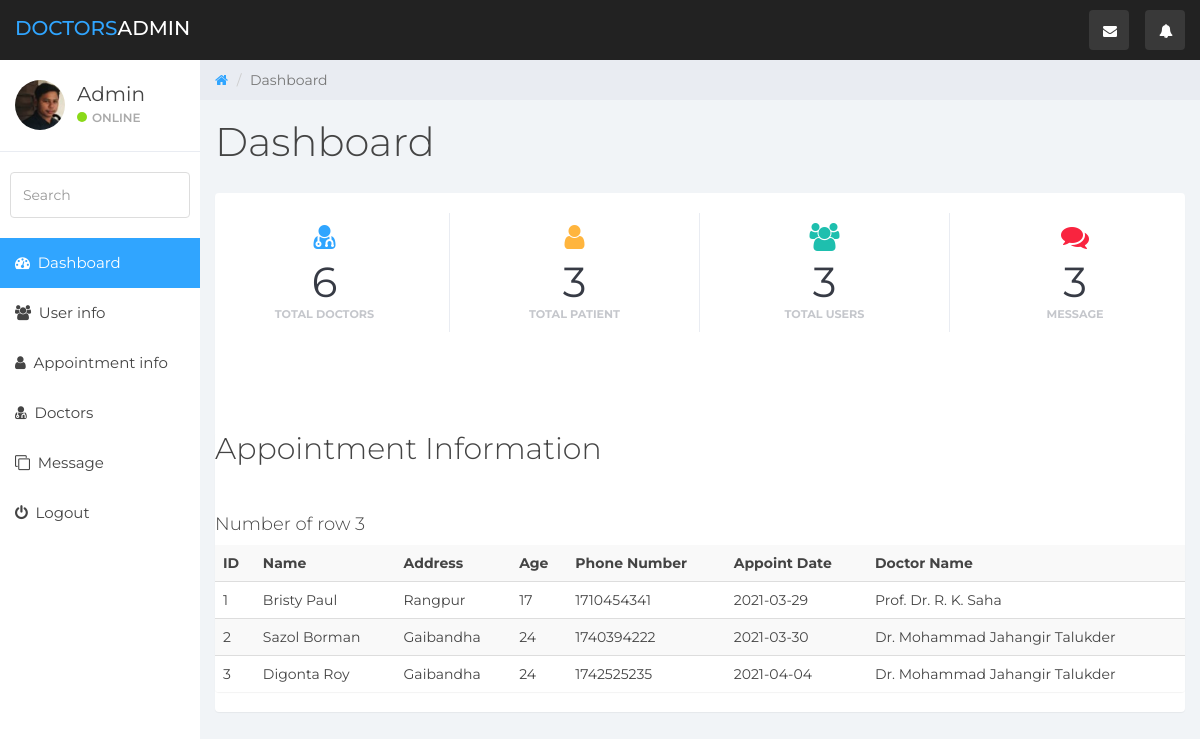
Page /admin/appointmentinfo.php (signed in) on the committed database.
### tables this page shows
CREATE TABLE `appointmentinfo` (
  `id` int(100) NOT NULL,
  `name` varchar(100) NOT NULL,
  `address` varchar(255) NOT NULL,
  `age` int(100) NOT NULL,
  `pnumber` int(100) NOT NULL,
  `date` date NOT NULL,
  `doctorname` varchar(100) NOT NULL
);

### admin/appointmentinfo.php (the view, shortened to what this page needs)
 <?php
include "lip/connection.php";
$sql = "SELECT * FROM web";
$result = $conn->query($sql);
$counting = $result -> num_rows;
 ?>
  <?php
include "lip/connection.php";
$sql = "SELECT * FROM messageinfo";
$result = $conn->query($sql);
$countingg = $result -> num_rows;
 ?>
<?php
include "lip/connection.php";
$sql = "SELECT * FROM appointmentinfo ";
$result = $conn->query($sql);
$count = $result -> num_rows;
 ?>
<!DOCTYPE html>
<html>
<head>
	<link href="css/bootstrap.min.css" rel="stylesheet">
	<link href="css/font-awesome.min.css" rel="stylesheet">
	<link href="css/datepicker3.css" rel="stylesheet">
	<link href="css/styles.css" rel="stylesheet">
</head>
<body>
	<nav class="navbar navbar-custom navbar-fixed-top" role="navigation">
		<div class="container-fluid">
			<div class="navbar-header">
				<a class="navbar-brand" href="#"><span>Doctors</span>Admin</a>
				<ul class="nav navbar-top-links navbar-right">
					<li class="dropdown"><a class="dropdown-toggle count-info" data-toggle="dropdown" href="#">
						<em class="fa fa-envelope"></em><span class="label label-danger"></span>
					</a>
					</li>
					<li class="dropdown"><a class="dropdown-toggle count-info" data-toggle="dropdown" href="#">
						<em class="fa fa-bell"></em><span class="label label-info"></span>
					</a>
					</li>
				</ul>
			</div>
		</div>
	</nav>
	<div id="sidebar-collapse" class="col-sm-3 col-lg-2 sidebar">
		<div class="profile-sidebar">
			<div class="profile-userpic">
				<img src="sazol.jpg" class="img-responsive" alt="">
			</div>
			<div class="profile-usertitle">
				<div class="profile-usertitle-name">Admin</div>
				<div class="profile-usertitle-status"><span class="indicator label-success"></span>Online</div>
			</div>
		</div>
		<form role="search">
			<div class="form-group">
				<input type="text" class="form-control" placeholder="Search">
			</div>
		</form>
		<ul class="nav menu">
			<li class="active"><a href="index.php"><em class="fa fa-dashboard">&nbsp;</em> Dashboard</a></li>
			<li><a href="userinfo.php"><em class="fa fa-users">&nbsp;</em> User info</a></li>
			<li><a href="appointmentinfo.php"><em class="fa fa-user">&nbsp;</em> Appointment info</a></li>
			<li><a href="doctors.php"><em class="fa fa-user-md">&nbsp;</em> Doctors</a></li>
			<li><a href="message.php"><em class="fa fa-clone">&nbsp;</em> Message</a></li>
			<li><a href="login.php"><em class="fa fa-power-off">&nbsp;</em> Logout</a></li>
		</ul>
	</div>
	<div class="col-sm-9 col-sm-offset-3 col-lg-10 col-lg-offset-2 main">
		<div class="row">
			<ol class="breadcrumb">
				<li><a href="#">
					<em class="fa fa-home"></em>
				</a></li>
				<li class="active">Dashboard</li>
			</ol>
		</div>
		<div class="row">
			<div class="col-lg-12">
				<h1 class="page-header">Dashboard</h1>
			</div>
		</div>
		<div class="panel panel-container">
			<div class="row">
				<div class="col-xs-6 col-md-3 col-lg-3 no-padding">
					<div class="panel panel-teal panel-widget border-right">
						<div class="row no-padding"><em class="fa fa-xl fas fa-user-md color-blue"></em>
							<div class="large">6</div>
							<div class="text-muted">Total Doctors</div>
						</div>
					</div>
				</div>
				<div class="col-xs-6 col-md-3 col-lg-3 no-padding">
					<div class="panel panel-blue panel-widget border-right">
						<div class="row no-padding"><em class="fa fa-xl fas fa-user  color-orange"></em>
							<div class="large"><?php echo $count; ?></div>
							<div class="text-muted">Total Patient</div>
						</div>
					</div>
				</div>
				<div class="col-xs-6 col-md-3 col-lg-3 no-padding">
					<div class="panel panel-orange panel-widget border-right">
						<div class="row no-padding"><em class="fa fa-xl fa-users color-teal"></em>
							<div class="large"><?php echo $counting; ?></div>
							<div class="text-muted">Total Users</div>
						</div>
					</div>
				</div>
				<div class="col-xs-6 col-md-3 col-lg-3 no-padding">
					<div class="panel panel-red panel-widget ">
						<div class="row no-padding"><em class="fa fa-xl far fa-comments color-red"></em>
							<div class="large"><?php echo $countingg; ?></div>
							<div class="text-muted">Message</div>
						</div>
					</div>
				</div>
			</div>
			<div class="row">
			<div class="col-md-12">
				<div class="panel panel-default xxx">
					<h2>Appointment Information</h2><br>
	<h4>Number of row <?php echo $count; ?></h4>
	<table class="table table-striped table-dark">
		<tr>
			<th>ID</th>
			<th>Name</th>
			<th>Address</th>
			<th>Age</th>
			<th>Phone Number</th>
			<th>Appoint Date</th>
			<th>Doctor Name</th>
		</tr>
<?php if ($result -> num_rows > 0 ){ ?>
	<?php while($u_row = $result -> fetch_assoc()){ ?>
		<tr>
			<td><?php echo $u_row['id']; ?></td>
			<td><?php echo $u_row['name']; ?></td>
			<td><?php echo $u_row['address']; ?></td>
			<td><?php echo $u_row['age']; ?></td>
			<td><?php echo $u_row['pnumber']; ?></td>
			<td><?php echo $u_row['date']; ?></td>
			<td><?php echo $u_row['doctorname']; ?></td>
		</tr>
	<?php } ?>
	<?php } ?>
	</table>
				</div>
			</div>
		</div>
	</div>
</body>
</html>

### admin/css/styles.css (style rules this page uses)
body { background: #f1f4f7; padding-top: 60px; font-size: 14px; color: #444444; font-family: "Montserrat", "Helvetica Neue", Helvetica, Arial, sans-serif; }
a, a:hover, a:focus { color: #30a5ff; }
h1, h2, h3, h4, h5, h6 { color: #444444; }
h1 { font-weight: 300; font-size: 40px; }
h2 { font-weight: 300; margin-bottom: 20px; }
h3, h4 { font-weight: 300; }
.large { font-size: 2em; }
.text-muted { color: #c5c7cc; }
.color-blue { color: #30a5ff; }
.color-teal { color: #1ebfae; }
.color-orange { color: #ffb53e; }
.color-red { color: #f9243f; }
.no-padding { padding: 0; margin: 0; }
.fa-xl { font-size: 2em; }
input.form-control { border: 1px solid #ddd; box-shadow: none; height: 46px; }
.navbar-custom { background: #222; height: 60px; }
.navbar-header .navbar-brand { color: #fff; font-size: 20px; text-transform: uppercase; font-weight: 500; height: 60px; padding-top: 18px; }
.navbar-header .navbar-brand span { color: #30a5ff; }
.dropdown { background: rgba(255, 255, 255, 0.1); float: left; margin: 10px 8px; padding: 0px; border-radius: 4px; }
.dropdown a.dropdown-toggle { color: #fff; height: 40px; width: 40px; padding-top: 11px; padding-left: 9px; }
.navbar-top-links li:last-child { margin-right: 15px; }
.dropdown em { margin: 0 5px; }
.label-success { background-color: #8ad919; }
.panel { border: 0; }
.panel-container { padding-top: 20px; }
.panel-blue { background: #30a5ff; color: #fff; }
.panel-teal { background: #1ebfae; color: #fff; }
.panel-orange { background: #ffb53e; color: #fff; }
.panel-red { background: #f9243f; color: #fff; }
.panel-widget { padding: 10px 0; position: relative; box-shadow: none; border-radius: 0; background: none; text-align: center; color: #333; }
.panel-widget .text-muted { margin-top: -6px; text-transform: uppercase; font-weight: bold; font-size: 0.8em; }
.panel-widget .large { color: #373b45; font-size: 3em; }
.border-right { border-right: 1px solid #dadbda; }
.panel .border-top, .panel .border-right, .panel .border-bottom, .panel .border-left { border-color: #e9ecf2; }
.navbar { border: 0; }
.sidebar { display: block; padding: 0; display: none; box-shadow: none; background: #fff; }
.sidebar ul { margin: 20px 0px; }
.sidebar form { padding: 10px 0 0 0; margin: 10px 10px 20px 10px; }
@media (min-width: 768px) { .sidebar { display: block; position: fixed; top: 60px; bottom: 0; left: 0; z-index: 1000; display: block; margin: 0; padding: 0; overflow-x: hidden; overflow-y: auto; } }
@media (min-width: 768px) { .navbar-header { width: 100%; } }
.sidebar ul.nav .active a, .sidebar ul.nav li.parent a.active, .sidebar ul.nav .active > a:hover, .sidebar ul.nav li.parent a.active:hover, .sidebar ul.nav .active > a:focus, .sidebar ul.nav li.parent a.active:focus { color: #fff; background-color: #30a5ff; }
.sidebar ul.nav li a { height: 50px; font-size: 15px; line-height: 2em; color: #444444; }
.profile-sidebar { padding: 10px 0; border-bottom: 1px solid #e9ecf2; }
.indicator { width: 10px; height: 10px; display: inline-block; border-radius: 9999px; margin-right: 5px; }
.profile-userpic img { float: left; margin: 10px 0px 0px 15px; width: 50px; height: 50px; border-radius: 9999px !important; }
.profile-usertitle { float: left; text-align: left; margin: 10px 0 0 12px; }
.profile-usertitle-name { font-size: 20px; margin-bottom: 0px; }
.profile-usertitle-status { text-transform: uppercase; color: #AAA; font-size: 12px; font-weight: 600; margin-bottom: 15px; }
.breadcrumb { border-radius: 0; padding: 10px 15px 10px 15px; background: #e9ecf2; margin: 0; }
h1.page-header { margin-top: 20px; border-bottom: 0; }
.table { background: #fff; }

### admin/appointmentinfo.php (style rules this page uses)
.xxx { margin-top: 80px; }

### rows in the picture
appointmentinfo: id "1", name "Bristy Paul", address "Rangpur", age "17", pnumber "1710454341", date "2021-03-29", doctorname "Prof. Dr. R. K. Saha"
appointmentinfo: id "2", name "Sazol Borman", address "Gaibandha", age "24", pnumber "1740394222", date "2021-03-30", doctorname "Dr. Mohammad Jahangir Talukder"
appointmentinfo: id "3", name "Digonta Roy", address "Gaibandha", age "24", pnumber "1742525235", date "2021-04-04", doctorname "Dr. Mohammad Jahangir Talukder"

### other values in the picture
$count "3"
$counting "3"
$countingg "3"
